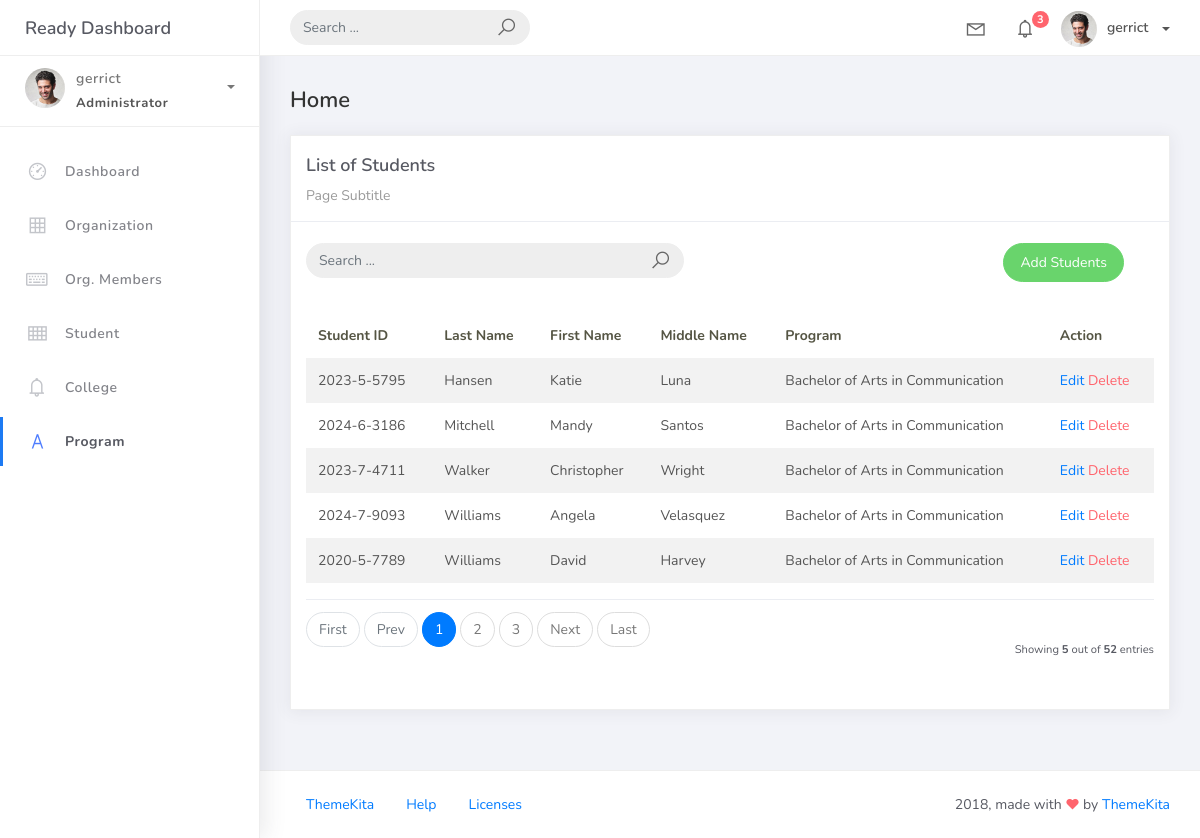
Screenshot of /student/ (signed in) with the database file from the repository.
### studentorg/models.py (models this page shows, shortened)
class BaseModel(models.Model):
    created_at = models.DateTimeField(auto_now_add=True, db_index=True)
    updated_at = models.DateTimeField(auto_now=True)
    class Meta:
        abstract = True

class Student(BaseModel):
    student_id = models.CharField(max_length=15)
    lastname = models.CharField(max_length=25)
    firstname = models.CharField(max_length=25)
    middlename = models.CharField(max_length=25, blank=True, null=True)
    program = models.ForeignKey(Program, on_delete=models.CASCADE)

class Program(BaseModel):
    prog_name = models.CharField(max_length=150)
    college = models.ForeignKey(College, on_delete=models.CASCADE)
    def __str__(self):
        return self.prog_name

### studentorg/views.py (the view)
# urls.py: path('student/', StudentListView.as_view(), name='student-list'),
class StudentListView(LoginRequiredMixin, ListView):
    model = Student
    template_name = 'student_list.html'
    paginate_by = 5
    ordering = ["program__prog_name", "lastname"]
    def get_queryset(self):
        qs = super().get_queryset()
        query = self.request.GET.get('q')
        if query:
            qs = qs.filter(
                Q(firstname__icontains=query) |
                Q(lastname__icontains=query) |
                Q(middlename__icontains=query)
            )
        return qs

### templates/student_list.html (shortened to what this page needs)
{% extends 'base.html' %} {% load static %} {% block content %}
<div class="content">
    <div class="container-fluid">
        <h4 class="page-title">Home</h4>
        <div class="row">
            <div class="col-md-12">
                <div class="card">
                    <div class="card-header">
                        <div class="card-title">List of Students</div>
                        <div class="card-category">Page Subtitle</div>
                    </div>
                    <br />
                        <div class="col-md-12 row">
                            <div class="col-md-6">
                                <form class="navbar-left navbar-form nav-search mr-md-3" action="">
                                    <div class="input-group">
                                        <input type="text" placeholder="Search ..." class="form-control" />
                                        <div class="input-group-append">
                                            <span class="input-group-text">
                                                <i class="la la-search search-icon"></i>
                                            </span>
                                        </div>
                                    </div>
                                </form>
                            </div>
                            <div class="col-md-6">
                                <div class="pull-right">
                                    <a href="{% url 'student-add' %}" class="btn btn-success btn-rounded">Add Students</a>
                                    </div>
                                </div>
                            </div>
                    <div class="card-body">
                        <table class="table table-striped mt-3">
                            <thead>
                                <tr>
                                    <th scope="col">Student ID</th>
                                    <th scope="col">Last Name</th>
                                    <th scope="col">First Name</th>
                                    <th scope="col">Middle Name</th>
                                    <th scope="col">Program</th>
                                    <th scope="col">Action</th>
                                </tr>
                            </thead>
                            <tbody>
                                {% for object in object_list %}
                                <tr>
                                    <td>{{ object.student_id }}</td>
                                    <td>{{ object.lastname }}</td>
                                    <td>{{ object.firstname }}</td>
                                    <td>{{ object.middlename }}</td>
                                    <td>{{ object.program }}</td>
                                    <td>
                                        <a href="{% url 'student-update' object.pk %}">Edit</a>
                                        <a href="{% url 'student-delete' object.pk %}" class="text-danger">Delete</a>
                                    </td>
                                </tr>
                                {% endfor %}
                            </tbody>
                        </table>
                        {% include 'includes/pagination.html' %}
                    </div>
                </div>
            </div>
        </div>
    </div>
</div>
{% endblock %}

### templates/base.html (shortened to what this page needs)
{% load static %}
<!DOCTYPE html>
<html>
<head>
	<link rel="stylesheet" href="{% static 'css/bootstrap.min.css' %}">
	<link rel="stylesheet" href="{% static 'css/ready.css' %}">
	<link rel="stylesheet" href="{% static 'css/demo.css' %}">
</head>
<body>
	<div class="wrapper">
		<div class="main-header">
			<div class="logo-header">
				<a href="{% url 'home' %}" class="logo">
					Ready Dashboard
				</a>
			</div>
			<nav class="navbar navbar-header navbar-expand-lg">
				<div class="container-fluid">
					<form class="navbar-left navbar-form nav-search mr-md-3" action="">
						<div class="input-group">
							<input type="text" placeholder="Search ..." class="form-control">
							<div class="input-group-append">
								<span class="input-group-text">
									<i class="la la-search search-icon"></i>
								</span>
							</div>
						</div>
					</form>
					<ul class="navbar-nav topbar-nav ml-md-auto align-items-center">
						<li class="nav-item dropdown hidden-caret">
							<a class="nav-link dropdown-toggle" href="#" id="navbarDropdown" role="button" data-toggle="dropdown" aria-haspopup="true" aria-expanded="false">
								<i class="la la-envelope"></i>
							</a>
						</li>
						<li class="nav-item dropdown hidden-caret">
							<a class="nav-link dropdown-toggle" href="#" id="navbarDropdown" role="button" data-toggle="dropdown" aria-haspopup="true" aria-expanded="false">
								<i class="la la-bell"></i>
								<span class="notification">3</span>
							</a>
						</li>
						<li class="nav-item dropdown">
							<a class="dropdown-toggle profile-pic" data-toggle="dropdown" href="#" aria-expanded="false"> <img src="{% static 'img/profile.jpg' %}" alt="user-img" width="36" class="img-circle"><span>{{ request.user.username }}</span></span> </a>
							</li>
						</ul>
					</div>
				</nav>
			</div>
			<div class="sidebar">
				<div class="scrollbar-inner sidebar-wrapper">
					<div class="user">
						<div class="photo">
							<img src="{% static 'img/profile.jpg' %}">
						</div>
						<div class="info">
							<a class="" data-toggle="collapse" href="#collapseExample" aria-expanded="true">
								<span>
									{{ request.user.username }}
									<span class="user-level">Administrator</span>
									<span class="caret"></span>
								</span>
							</a>
						</div>
					</div>
					<ul class="nav">
						<li class="nav-item">
							<a href="{% url 'home' %}">
								<i class="la la-dashboard"></i>
								<p>Dashboard</p>
							</a>
						</li>
						<li class="nav-item">
							<a href="{% url 'organization-list' %}">
								<i class="la la-table"></i>
								<p>Organization</p>
							</a>
						</li>
						<li class="nav-item">
							<a href="{% url 'orgmember-list' %}">
								<i class="la la-keyboard-o"></i>
								<p>Org. Members</p>
							</a>
						</li>
						<li class="nav-item">
							<a href="{% url 'student-list' %}">
								<i class="la la-th"></i>
								<p>Student</p>
							</a>
						</li>
						<li class="nav-item">
							<a href="{% url 'college-list' %}">
								<i class="la la-bell"></i>
								<p>College</p>
							</a>
						</li>
						<li class="nav-item active">
							<a href="{% url 'program-list' %}">
								<i class="la la-font"></i>
								<p>Program</p>
							</a>
						</li>
					</ul>
				</div>
			</div>
			<div class="main-panel">
				{% block content %}
                {% endblock %}
				<footer class="footer">
					<div class="container-fluid">
						<nav class="pull-left">
							<ul class="nav">
								<li class="nav-item">
									<a class="nav-link" href="http://www.themekita.com">
										ThemeKita
									</a>
								</li>
								<li class="nav-item">
									<a class="nav-link" href="#">
										Help
									</a>
								</li>
								<li class="nav-item">
									<a class="nav-link" href="https://themewagon.com/license/#free-item">
										Licenses
									</a>
								</li>
							</ul>
						</nav>
						<div class="copyright ml-auto">
							2018, made with <i class="la la-heart heart text-danger"></i> by <a href="http://www.themekita.com">ThemeKita</a>
						</div>
					</div>
				</footer>
			</div>
		</div>
</body>
</html>

### rows the page displays
Student: student_id "2023-5-5795", lastname "Hansen", firstname "Katie", middlename "Luna", program "Bachelor of Arts in Communication"
Student: student_id "2024-6-3186", lastname "Mitchell", firstname "Mandy", middlename "Santos", program "Bachelor of Arts in Communication"
Student: student_id "2023-7-4711", lastname "Walker", firstname "Christopher", middlename "Wright", program "Bachelor of Arts in Communication"
Student: student_id "2024-7-9093", lastname "Williams", firstname "Angela", middlename "Velasquez", program "Bachelor of Arts in Communication"
Student: student_id "2020-5-7789", lastname "Williams", firstname "David", middlename "Harvey", program "Bachelor of Arts in Communication"

### other values shown
{{ request.user.username }} "gerrict"
{{ page_num }} "1"
{{ page_num }} "2" "3"
{{ object_list.count }} "5"
{{ paginator.count }} "52"
